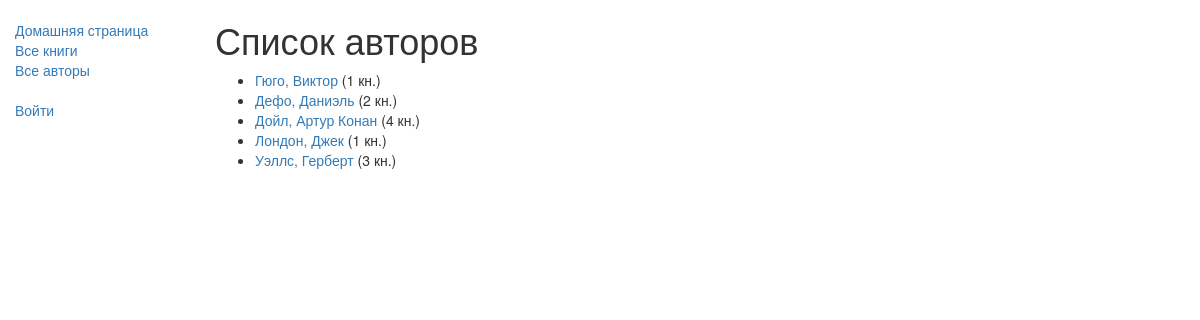
Screenshot of /catalog/authors/ with the database file from the repository.
### catalog/models.py (models this page shows)
class Author(models.Model):
	first_name = models.CharField(max_length=100)
	last_name = models.CharField(max_length=100)
	date_of_birth = models.DateField(null=True, blank=True)
	date_of_death = models.DateField('Died', null=True, blank=True)
	def get_absolute_url(self):
		return reverse('author-detail', args=[str(self.id)])
	def __str__(self):
		return f'{self.last_name}, {self.first_name}'
	class Meta:
		ordering = ['last_name']

### catalog/views.py (the view)
class AuthorListView(generic.ListView):
    model = Author
    template_name = 'author_list.html'
    paginate_by = 10

### catalog/templates/author_list.html
{% extends "base_generic.html" %}
{% block content %}
    <h1>Список авторов</h1>
    {% if author_list %}
    <ul>
      {% for author in author_list %}
      <li>
        <a href="{{ author.get_absolute_url }}">{{ author }}</a> ({{ author.book_set.count }} кн.)
      </li>
      {% endfor %}
    </ul>
    {% else %}
      <p>В библиотеке нет авторов.</p>
    {% endif %}
{% endblock %}

### rows the page displays
Author: last_name+first_name "Гюго, Виктор", book_set.count "1"
Author: last_name+first_name "Дефо, Даниэль", book_set.count "2"
Author: last_name+first_name "Дойл, Артур Конан", book_set.count "4"
Author: last_name+first_name "Лондон, Джек", book_set.count "1"
Author: last_name+first_name "Уэллс, Герберт", book_set.count "3"
